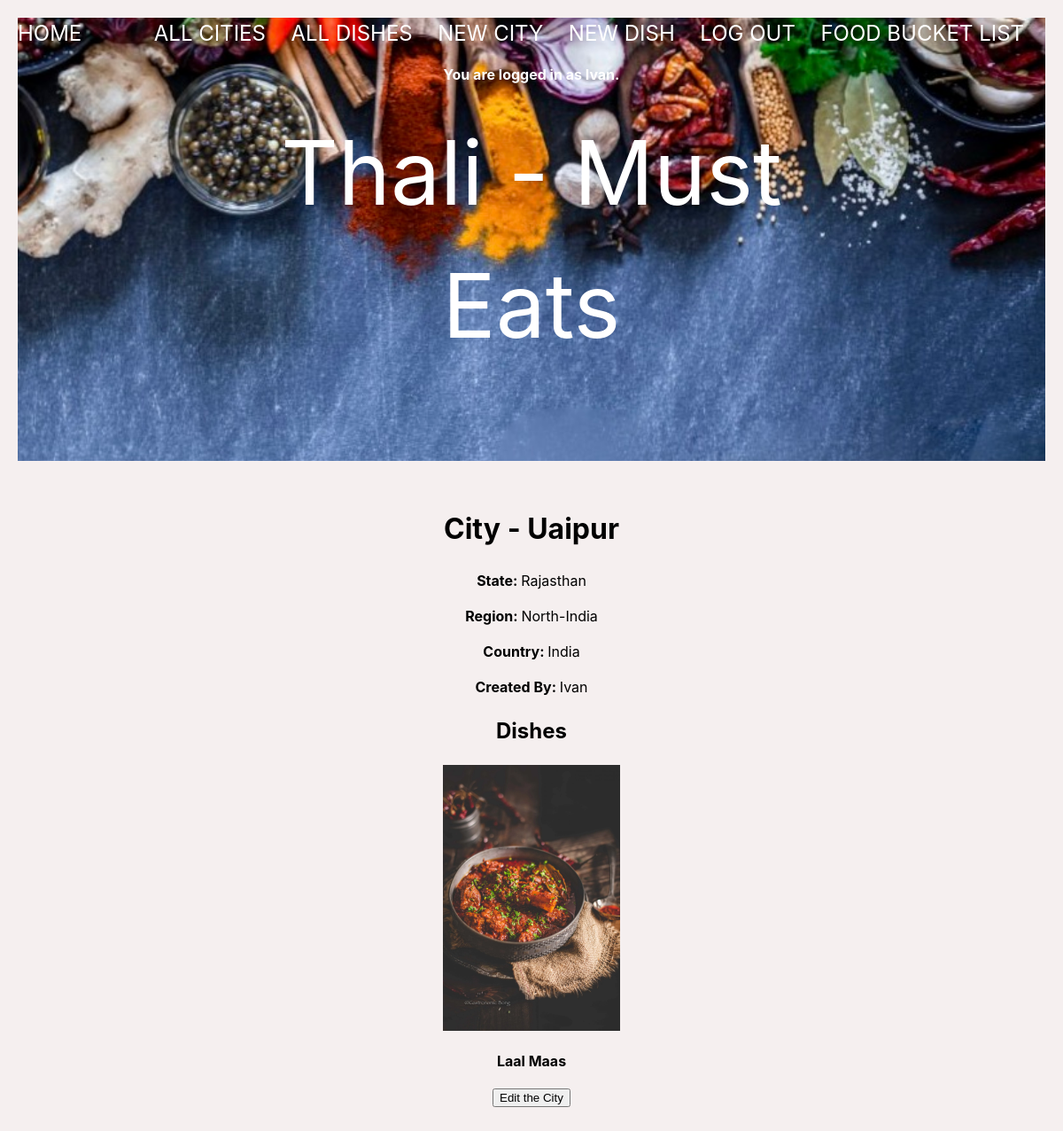
Page /city/1 (signed in) on the earlier database version.
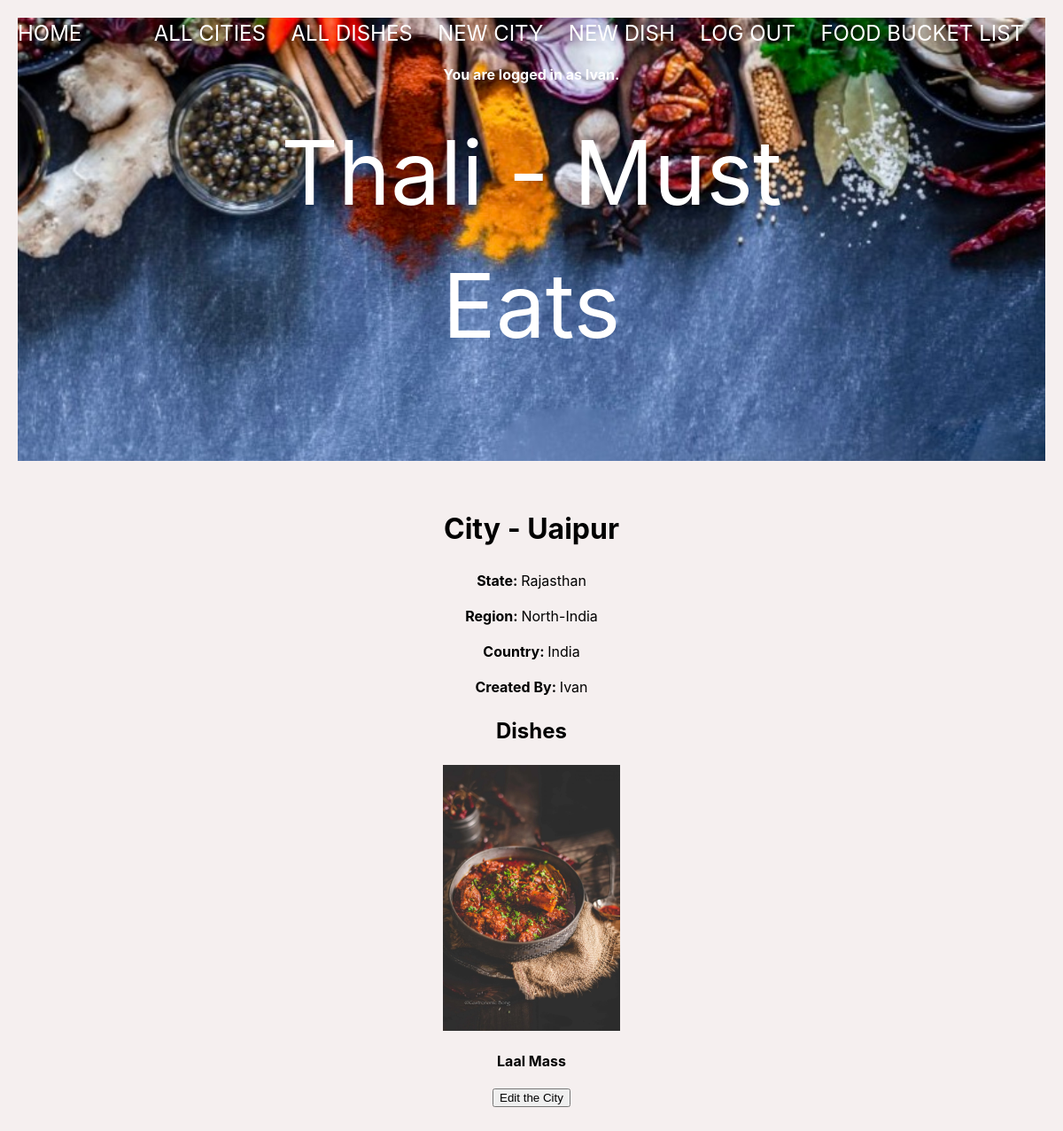
Same page on the later database version.
### thali_app/models.py (models this page shows, shortened)
class Dish(db.Model):
    id = db.Column(db.Integer, primary_key=True)
    name = db.Column(db.String(80), nullable=False)
    short_desc = db.Column(db.String(250), nullable=False)
    category = db.Column(db.Enum(FoodCategory), default=FoodCategory.OTHER)
    photo_url = db.Column(URLType)
    where_to_eat = db.Column(db.String(80), nullable=False)
    rating = db.Column(db.Float, default=0)
    ratings = db.relationship('Rating', backref='dish')
    city_id = db.Column(
        db.Integer, db.ForeignKey('city.id'), nullable=False)
    city = db.relationship('City', back_populates='dishes')
    state = db.relationship('City', back_populates='dishes')
    country = db.relationship('City', back_populates='dishes')
    created_by_id = db.Column(db.Integer, db.ForeignKey('user.id'))
    created_by = db.relationship('User')
    favorites_list_dishes = db.relationship(
        'User', secondary='user_favorites_list', back_populates='favorites_list_user')

### thali_app/main/routes.py (the view)
@main.route('/city/<city_id>', methods=['GET', 'POST'])
@login_required
def city_detail(city_id):
    city = City.query.get(city_id)
    return render_template('city_detail.html',city=city)

### thali_app/extensions.py (called while the page is built)
@login_manager.user_loader
def load_user(user_id):
    return User.query.get(user_id)

### thali_app/models.py (called while the page is built)
    def __str__(self):
        return f"{self.username}"

### thali_app/templates/city_detail.html
{% extends 'base.html' %}
{% block content %}
<h1>City - {{ city.name }}</h1>
<p>
    <strong>State: </strong> {{ city.state }}
</p>
<p>
    <strong>Region: </strong> {{ city.region }}
</p>
<p>
    <strong>Country: </strong> {{ city.country }}
</p>
<p>
    <strong>Created By: </strong> {{ city.created_by }}
</p>
<h2>Dishes</h2>
<div class="dishes">
    {% for dish in city.dishes %}
    <div class="dish-details">
        <a href="/dish/{{ dish.id }}"><img src="{{ dish.photo_url }}" alt="{{ dish.name }}" width="200px"></a>
        <p><strong>{{ dish.name }}</strong></p>
    </div>
    {% endfor %}
</div>
<form method="post" action="/city/{{ city.id }}/edit">
    <input type="submit" value="Edit the City">
</form>
{% endblock %}

Differences in the rows shown:
changed Dish: name "Laal Maas" → "Laal Mass"
